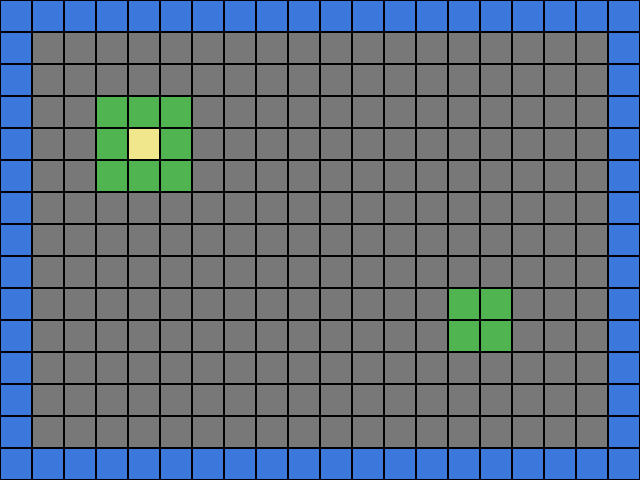

A level layout from a 2D game, rendered from its tile map. Below: a short description, then the map file with its tile-grid data intact:
An orthogonal 20x15 tile map with 32x32 px tiles, 2 tile layers (arkaplan, nesneler).

<map version="1.10" tiledversion="1.10.2" orientation="orthogonal" renderorder="right-down" width="20" height="15" tilewidth="32" tileheight="32" infinite="0" nextlayerid="3" nextobjectid="1">
 <tileset firstgid="1" name="demo_tileset" tilewidth="32" tileheight="32" tilecount="8" columns="4">
  <image source="demo_tileset.png" width="128" height="64" />
 </tileset>
 <layer id="1" name="arkaplan" width="20" height="15">
  <data encoding="csv">
3,3,3,3,3,3,3,3,3,3,3,3,3,3,3,3,3,3,3,3,
3,2,2,2,2,2,2,2,2,2,2,2,2,2,2,2,2,2,2,3,
3,2,2,2,2,2,2,2,2,2,2,2,2,2,2,2,2,2,2,3,
3,2,2,2,2,2,2,2,2,2,2,2,2,2,2,2,2,2,2,3,
3,2,2,2,2,2,2,2,2,2,2,2,2,2,2,2,2,2,2,3,
3,2,2,2,2,2,2,2,2,2,2,2,2,2,2,2,2,2,2,3,
3,2,2,2,2,2,2,2,2,2,2,2,2,2,2,2,2,2,2,3,
3,2,2,2,2,2,2,2,2,2,2,2,2,2,2,2,2,2,2,3,
3,2,2,2,2,2,2,2,2,2,2,2,2,2,2,2,2,2,2,3,
3,2,2,2,2,2,2,2,2,2,2,2,2,2,2,2,2,2,2,3,
3,2,2,2,2,2,2,2,2,2,2,2,2,2,2,2,2,2,2,3,
3,2,2,2,2,2,2,2,2,2,2,2,2,2,2,2,2,2,2,3,
3,2,2,2,2,2,2,2,2,2,2,2,2,2,2,2,2,2,2,3,
3,2,2,2,2,2,2,2,2,2,2,2,2,2,2,2,2,2,2,3,
3,3,3,3,3,3,3,3,3,3,3,3,3,3,3,3,3,3,3,3
</data>
 </layer>
 <layer id="2" name="nesneler" width="20" height="15">
  <data encoding="csv">
0,0,0,0,0,0,0,0,0,0,0,0,0,0,0,0,0,0,0,0,
0,0,0,0,0,0,0,0,0,0,0,0,0,0,0,0,0,0,0,0,
0,0,0,0,0,0,0,0,0,0,0,0,0,0,0,0,0,0,0,0,
0,0,0,1,1,1,0,0,0,0,0,0,0,0,0,0,0,0,0,0,
0,0,0,1,8,1,0,0,0,0,0,0,0,0,0,0,0,0,0,0,
0,0,0,1,1,1,0,0,0,0,0,0,0,0,0,0,0,0,0,0,
0,0,0,0,0,0,0,0,0,0,0,0,0,0,0,0,0,0,0,0,
0,0,0,0,0,0,0,0,0,0,0,0,0,0,0,0,0,0,0,0,
0,0,0,0,0,0,0,0,0,0,0,0,0,0,0,0,0,0,0,0,
0,0,0,0,0,0,0,0,0,0,0,0,0,0,1,1,0,0,0,0,
0,0,0,0,0,0,0,0,0,0,0,0,0,0,1,1,0,0,0,0,
0,0,0,0,0,0,0,0,0,0,0,0,0,0,0,0,0,0,0,0,
0,0,0,0,0,0,0,0,0,0,0,0,0,0,0,0,0,0,0,0,
0,0,0,0,0,0,0,0,0,0,0,0,0,0,0,0,0,0,0,0,
0,0,0,0,0,0,0,0,0,0,0,0,0,0,0,0,0,0,0,0
</data>
 </layer>
</map>
